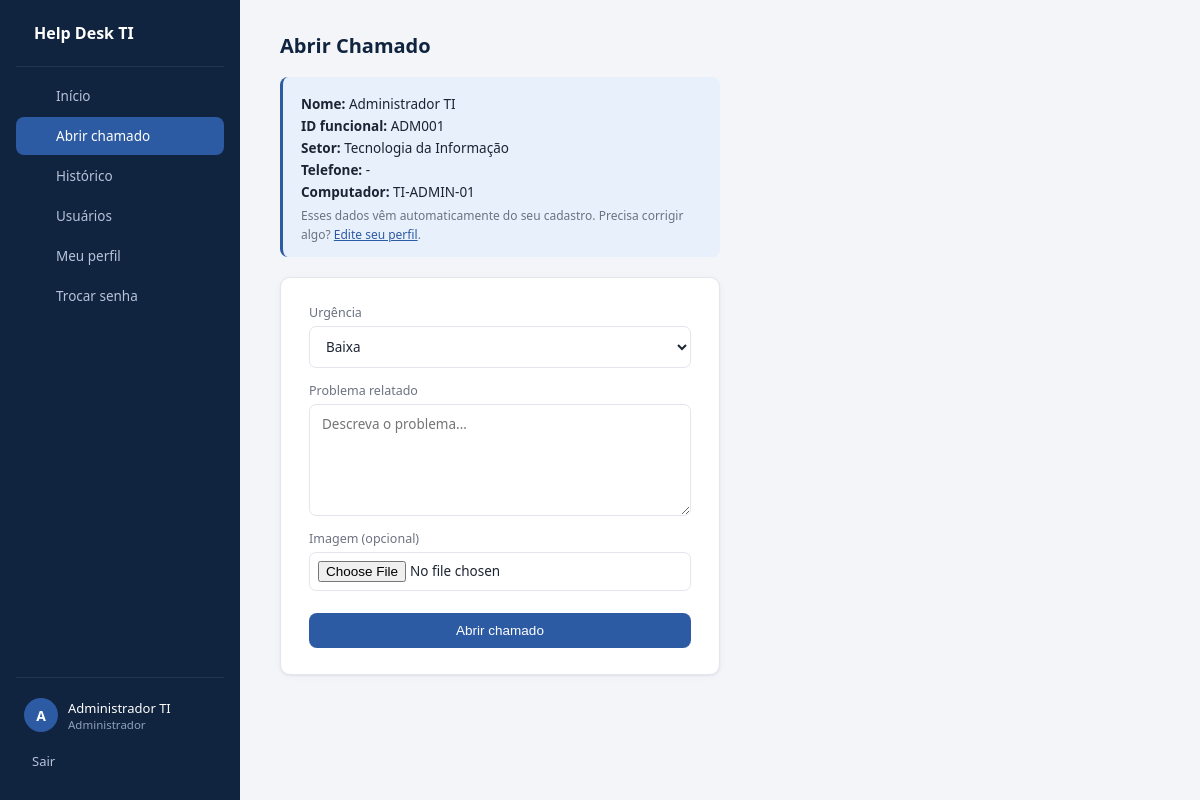
The app's page /chamados/novo (signed in), older data.
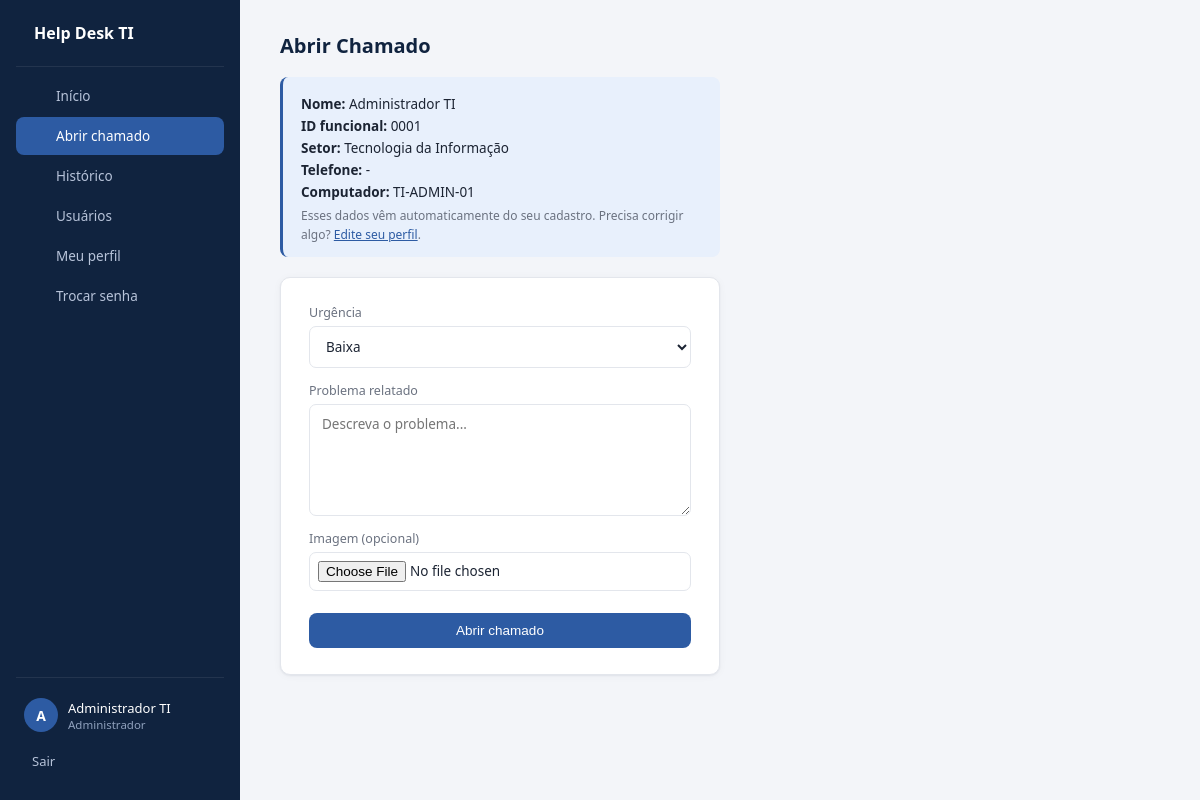
The same page, newer data.
### tables this page shows
CREATE TABLE usuarios (
            id INTEGER PRIMARY KEY AUTOINCREMENT,
            nome TEXT NOT NULL,
            id_funcional TEXT NOT NULL UNIQUE,
            computador TEXT,
            setor TEXT NOT NULL,
            senha_hash TEXT NOT NULL,
            senha_provisoria INTEGER NOT NULL DEFAULT 1,
            telefone TEXT,
            login_rede TEXT NOT NULL UNIQUE,
            is_admin INTEGER NOT NULL DEFAULT 0
        );

### app.py (the view, shortened to what this page needs)
@app.route("/chamados/novo", methods=["GET", "POST"])
@login_requerido
def novo_chamado():
    conn = get_conn()
    usuario = conn.execute(
        "SELECT * FROM usuarios WHERE id = ?", (session["usuario_id"],)
    ).fetchone()
    conn.close()
    return render_template("form_chamado.html", usuario=usuario)

### app.py (called while the page is built)
def get_conn():
    conn = sqlite3.connect(DB_PATH)
    conn.row_factory = sqlite3.Row
    return conn

def login_requerido(f):
    @wraps(f)
    def wrapper(*args, **kwargs):
        if "usuario_id" not in session:
            flash("Faça login para continuar.")
            return redirect(url_for("login"))
        conn = get_conn()
        usuario_existe = conn.execute(
            "SELECT 1 FROM usuarios WHERE id = ?", (session["usuario_id"],)
        ).fetchone()
        conn.close()
        if usuario_existe is None:
            session.clear()
            flash("Sua sessão expirou ou o usuário não existe mais. Faça login novamente.")
            return redirect(url_for("login"))
        return f(*args, **kwargs)
    return wrapper

### templates/form_chamado.html (shortened to what this page needs)
{% extends "base.html" %}
{% block content %}
    <h2>Abrir Chamado</h2>
    <div class="dados-auto">
        <p><strong>Nome:</strong> {{ usuario['nome'] }}</p>
        <p><strong>ID funcional:</strong> {{ usuario['id_funcional'] }}</p>
        <p><strong>Setor:</strong> {{ usuario['setor'] }}</p>
        <p><strong>Telefone:</strong> {{ usuario['telefone'] }}</p>
        <p><strong>Computador:</strong> {{ usuario['computador'] }}</p>
        <small>Esses dados vêm automaticamente do seu cadastro. Precisa corrigir algo? <a href="{{ url_for('perfil') }}">Edite seu perfil</a>.</small>
    </div>
    <form method="POST" enctype="multipart/form-data">
        <label>Urgência</label>
        <select name="urgencia" required>
            <option value="Baixa">Baixa</option>
        </select>
        <label>Problema relatado</label>
        <textarea name="problema" rows="5" required placeholder="Descreva o problema..."></textarea>
        <label>Imagem (opcional)</label>
        <input type="file" name="imagem" accept="image/*">
        <button type="submit">Abrir chamado</button>
    </form>
{% endblock %}

### templates/base.html (shortened to what this page needs)
<!DOCTYPE html>
<html lang="pt-br">
<head>
    <link rel="stylesheet" href="{{ url_for('static', filename='style.css') }}">
    <link rel="stylesheet" href="https://cdnjs.cloudflare.com/ajax/libs/tabler-icons/2.44.0/iconfont/tabler-icons.min.css">
</head>
<body>
    {% if session.get('usuario_id') %}
    <div class="layout">
        <aside class="sidebar">
            <div class="marca">
                <span>Help Desk TI</span>
            </div>
            <nav>
                <a href="{{ url_for('dashboard') }}" class="{{ 'ativo' if request.endpoint == 'dashboard' }}">Início</a>
                <a href="{{ url_for('novo_chamado') }}" class="{{ 'ativo' if request.endpoint == 'novo_chamado' }}">Abrir chamado</a>
                <a href="{{ url_for('historico') }}" class="{{ 'ativo' if request.endpoint == 'historico' }}">Histórico</a>
                {% if session.get('is_admin') %}
                <a href="{{ url_for('listar_usuarios') }}" class="{{ 'ativo' if request.endpoint in ['listar_usuarios','novo_usuario'] }}">Usuários</a>
                {% endif %}
                <a href="{{ url_for('perfil') }}" class="{{ 'ativo' if request.endpoint == 'perfil' }}">Meu perfil</a>
                <a href="{{ url_for('trocar_senha') }}" class="{{ 'ativo' if request.endpoint == 'trocar_senha' }}">Trocar senha</a>
            </nav>
            <div class="sidebar-rodape">
                <div class="usuario-card">
                    <div class="avatar">{{ session.get('nome', '?')[0]|upper }}</div>
                    <div>
                        <div class="usuario-nome">{{ session.get('nome') }}</div>
                        <div class="usuario-papel">{{ 'Administrador' if session.get('is_admin') else 'Usuário' }}</div>
                    </div>
                </div>
                <a href="{{ url_for('logout') }}" class="sair">Sair</a>
            </div>
        </aside>
        <main>
            {% block content %}{% endblock %}
        </main>
    </div>
    {% else %}
        {% block content_bare %}{% endblock %}
    {% endif %}
</body>
</html>

Row changes from the older to the newer data that the page shows:
changed usuarios "Administrador TI": id_funcional "ADM001" → "0001"
